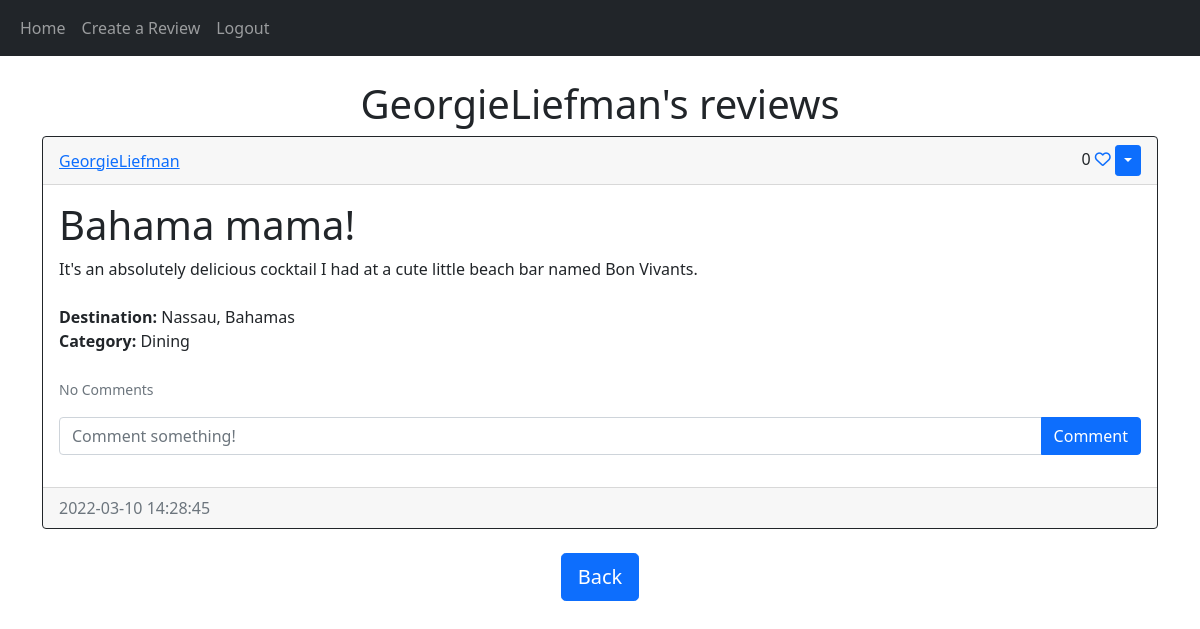
Page /reviews/GeorgieLiefman (signed in) on the committed database.
### application/models.py (models this page shows)
class User(db.Model, UserMixin):
    id = db.Column(db.Integer, primary_key=True)
    email = db.Column(db.String(150), unique=True)
    username = db.Column(db.String(150), unique=True)
    password = db.Column(db.String(150))
    date_created = db.Column(db.DateTime(timezone=True), default=func.now())
    reviews = db.relationship("Review", backref="user", passive_deletes=True)
    comments = db.relationship("Comment", backref="user", passive_deletes=True)
    hearts = db.relationship("Heart", backref="user", passive_deletes=True)

class Review(db.Model):
    id = db.Column(db.Integer, primary_key=True)
    title = db.Column(db.Text, nullable=False)
    content = db.Column(db.Text, nullable=False)
    destination = db.Column(db.Text, nullable=False)
    category = db.Column(db.Text, nullable=False)
    date_created = db.Column(db.DateTime(timezone=True), default=func.now())
    creator = db.Column(db.Integer, db.ForeignKey("user.id", ondelete="CASCADE"), nullable=False)
    comments = db.relationship("Comment", backref="review", passive_deletes=True)
    hearts = db.relationship("Heart", backref="review", passive_deletes=True)

### application/views.py (the view)
@views.route("/reviews/<username>", methods=["GET"])
@login_required
def reviews(username):
    user = User.query.filter_by(username=username).first()
    if not user:
        flash("No user with that username is registered.", category="error")
        return redirect(url_for("views.home"))
    reviews = Review.query.filter_by(creator=user.id).all()
    return render_template("reviews.html", user=current_user, reviews=reviews, username=username)

### application/__init__.py (called while the page is built)
def create_app():
    app = Flask(__name__)
    app.config["SECRET_KEY"] = "some secret string"
    app.config["SQLALCHEMY_DATABASE_URI"] = f"sqlite:///{DB_NAME}"
    db.init_app(app)
    from .views import views
    from .auth import auth
    app.register_blueprint(views, url_prefix="/")
    app.register_blueprint(auth, url_prefix="/")
    from .models import User, Review, Comment, Heart
    create_database(app)
    login_manager = LoginManager()
    login_manager.login_view = "auth.login"
    login_manager.init_app(app)
    @login_manager.user_loader
    def load_user(id):
        return User.query.get(int(id))
    return app

### application/templates/reviews.html (shortened to what this page needs)
{% extends "reviews_div.html" %}  {% block header %} {{username}}'s reviews {% endblock %} {% block footer %}
    <div align="center">
      <a href="/home"
        ><button type="button" class="btn btn-primary btn-lg">Back</button></a
      >
    </div>
    {% endblock %}

### application/templates/reviews_div.html (shortened to what this page needs)
{% extends "base.html" %} {% block title %}Home{% endblock %} {% block content%}
    <br>
    <h1 align="center">{% block header %}Reviews{% endblock %}</h1>
    <div id="reviews">
      {% for review in reviews %}
      <div class="card border-dark">
        <div class="card-header d-flex justify-content-between align-items-center">
          <a href="/reviews/{{review.user.username}}">{{review.user.username}}</a>
          <div>
            {{ review.hearts|length }}
            {% if user.id in review.hearts|map(attribute="creator")|list %}
            <a href="/heart_review/{{review.id}}"><i class="fa-solid fa-heart"></i></a>
            {% else %}
            <a href="/heart_review/{{review.id}}"><i class="fa-regular fa-heart"></i></a>
            {% endif %}
            {% if user.id == review.creator %}
            <div class="btn-group">
              <button type="button" class="btn btn-sm btn-primary dropdown-toggle" data-bs-toggle="dropdown"></button>
            </div>
            {% endif %}
          </div>
        </div>
        <div class="card-body">
          <div class="card-text"><strong><h1>{{review.title}}</h1></strong></div>
          <div class="card-text">{{review.content}}</div>
          <br>
          <div class="card-text"><strong>Destination:</strong> {{review.destination}}</div>
          <div class="card-text"><strong>Category:</strong> {{review.category}}</div>
          <br/>
          <p class="card-text">
            {% if review.comments|length > 0 %}
            <a data-bs-toggle="collapse" href="#comments-{{review.id}}" role="button">
              <small>View {{review.comments|length}} Comments</small>
            </a>
            {% else %}
            <small class="text-muted">No Comments</small>
            {% endif %}
          </p>
          <form class="input-group mb-3" method="POST" action="/create-comment/{{review.id}}">
            <input type="text" id="text" name="text" class="form-control" placeholder="Comment something!"/>
            <button type="submit" class="btn btn-primary">Comment</button>
          </form>
        </div>
        <div class="card-footer text-muted">{{review.date_created}}</div>
      </div>
      <br/ > {% endfor %}
    </div>
    {% block footer %}{% endblock %} {% endblock %}

### application/templates/base.html (shortened to what this page needs)
<!DOCTYPE html>
<html lang="en">
<head>
    <link href="https://cdn.jsdelivr.net/npm/bootstrap@5.1.3/dist/css/bootstrap.min.css" rel="stylesheet">
</head>
<body>
  <nav class="navbar navbar-expand-lg navbar-dark bg-dark">
    <div class="container-fluid">
      <div class="collapse navbar-collapse" id="navbar">
          <div class="navbar-nav">
            <a class="nav-item nav-link" href="/home">Home</a>
            {% if user.is_authenticated %}
            <a class="nav-item nav-link" href="/create_review">Create a Review</a>
            <a class="nav-item nav-link" href="/log_out">Logout</a>
            {% else %}
            <a class="nav-item nav-link" href="/login">Login</a>
            <a class="nav-item nav-link" href="/sign_up">Sign Up</a>
            {% endif %}
            </div>
         </div>
      </div>
    </nav>
    <div class="container">{% block content %}{% endblock %}</div>
</body>
</html>

### rows in the picture
User: username "GeorgieLiefman"
Review: user.username "GeorgieLiefman", hearts|length "0", title "Bahama mama!", content "It's an absolutely delicious cocktail I had at a cute little beach bar named Bon Vivants.", destination "Nassau, Bahamas", category "Dining", date_created "2022-03-10 14:28:45"
